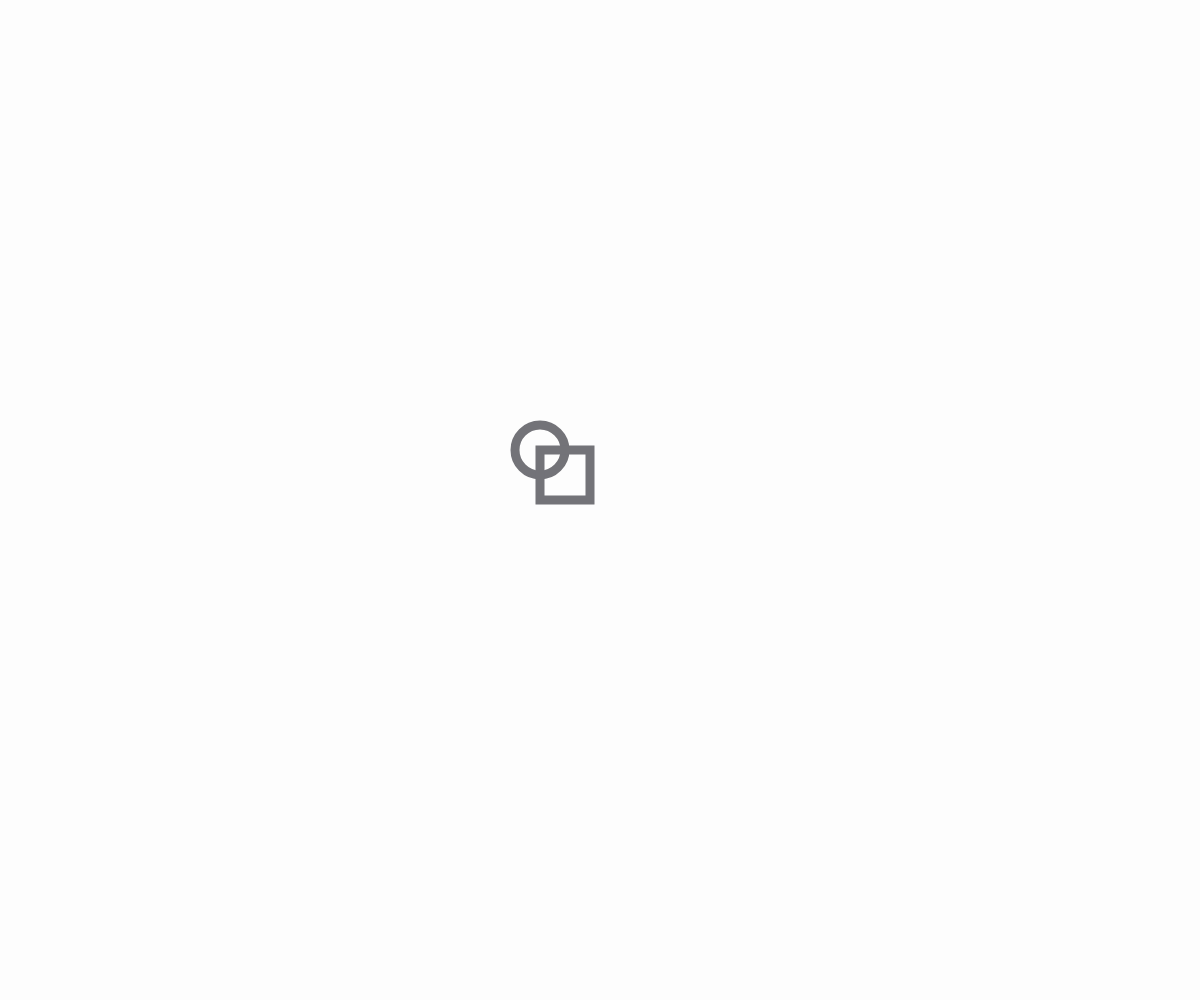
Frame 1 (no input)
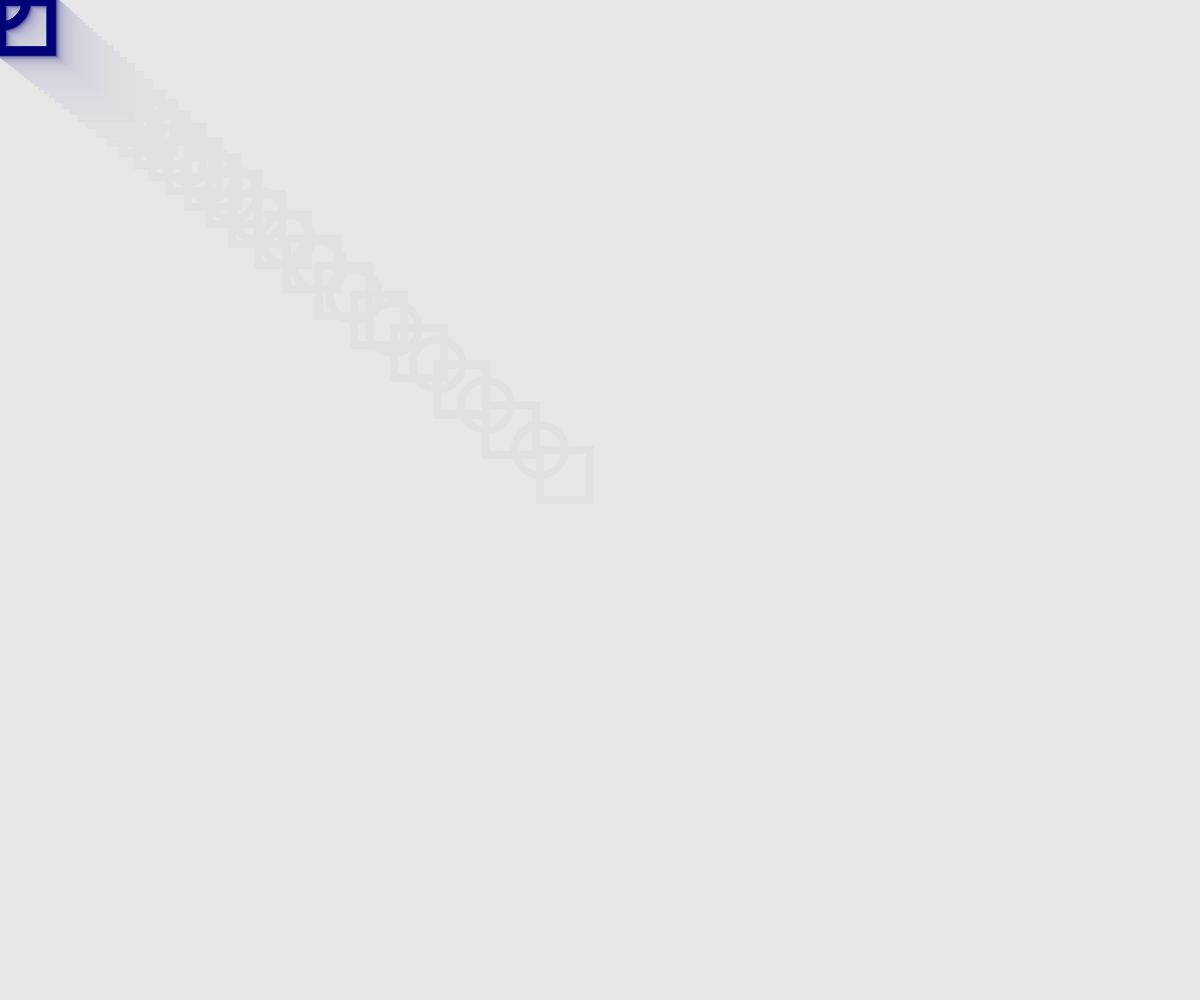
Frame 60 (no input)
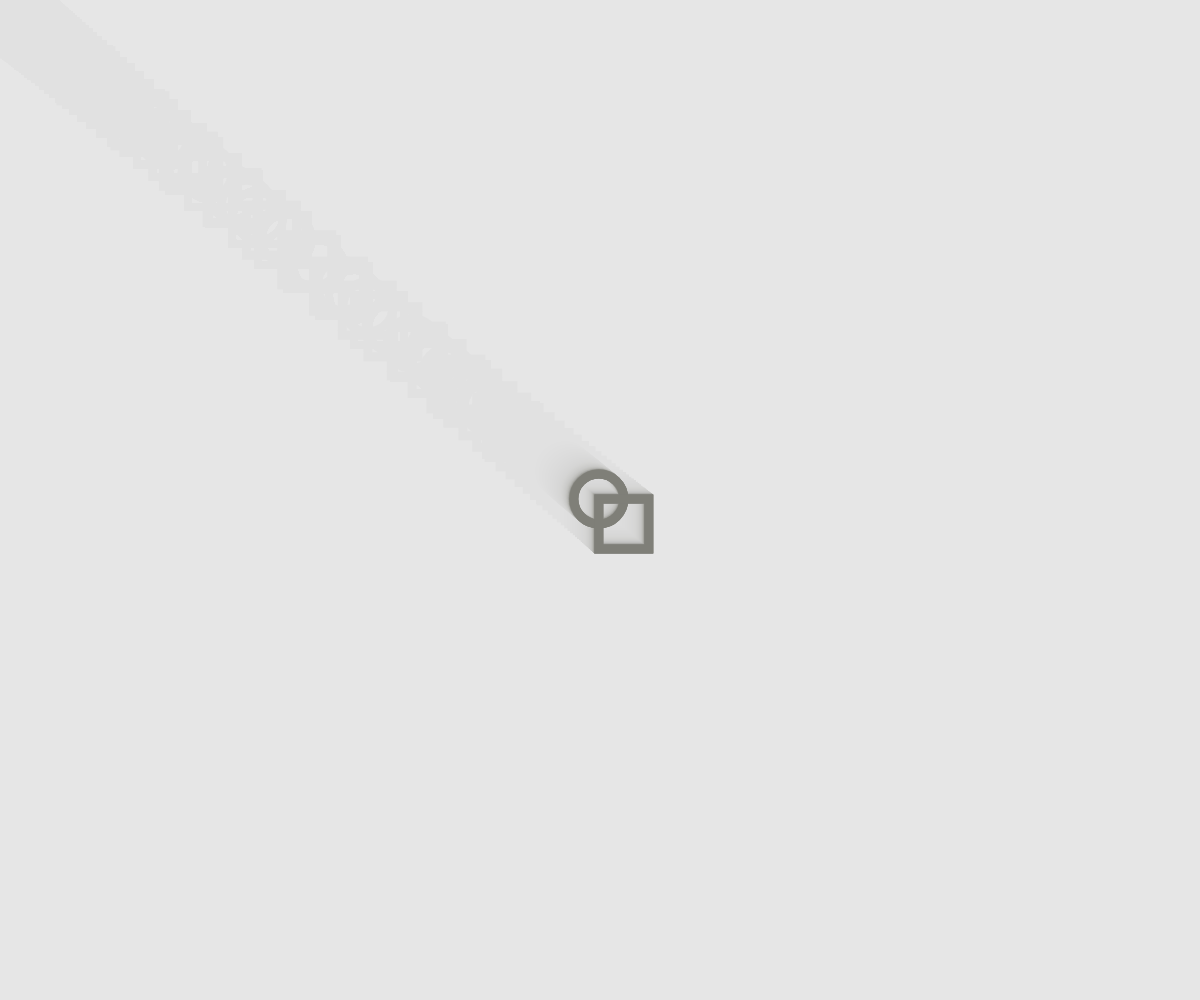
Frame 120 (the mouse pressed at the canvas centre since frame 60)

The p5.js sketch that drew these frames (run headless with seeded random() and noise() and a simulated clock; from frame 60 on, the mouse is pressed at the canvas centre):

// p5.js sketch
// ── sketch.js
// Mouse Wheel, Map, Lerp
// Ahnaaf Islam
// Feb 26, Thursday, 2026
//

let x, y;
let diameter = 50;



function setup() {
  createCanvas(windowWidth, windowHeight);
  x = width/2; y = height/2;
  noFill();
  strokeWeight(9);

}

function draw() {
  background(220,20);
  x = lerp(x, mouseX, 0.10);
  y = lerp(y,mouseY, 0.10)
  // line(x, y, mouseX, mouseY);

  let r = map(x, 0, width, 0, 255);
  let g = map(y, 0, height, 0, 255);
  let b = 120;
  stroke(r,g,b);

  circle(x, y, diameter);
  square(x, y, diameter);
  

}

function mouseWheel(event){
  //negative: scroll up -100, -200, -300
  //positive: scroll down 100, 200, 300
  print(event.delta);
  if(event.delta < 0){ //UP
    diameter += 5;
  }
  else{ //Down
    diameter = max(5, diameter-5)
  } 
  

  

}
